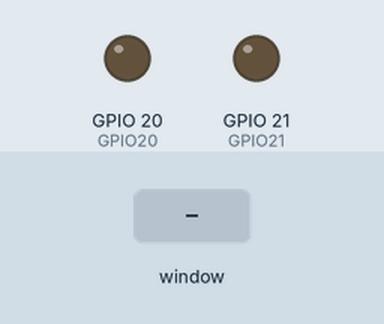
A program run on a simulated Raspberry Pi (BCM pin numbers). Shown: output pins drawn as LEDs (lit = HIGH). Inputs (shaded band) come from the test bench. The desktop window is not drawn, its controls go by their first labels and the mouse button is held 0.15 s. At 5.8 s the program stops and its outputs stay as they are.

Above: at 1.2 s.
1.3 s: control labelled "Toggle LED 20 (OFF)" in the window clicked
At 1.8 s:
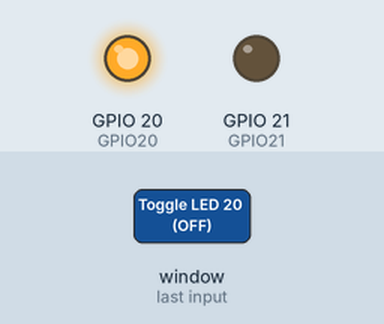
2.8 s: control labelled "Toggle LED 21 (OFF)" in the window clicked
At 4.0 s:
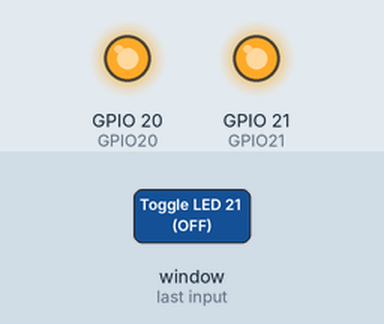
4.3 s: control labelled "Toggle LED 20 (OFF)" in the window clicked
At 5.3 s:
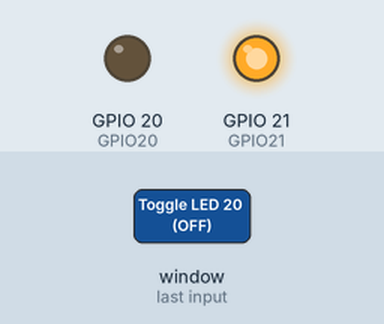
5.8 s: control labelled "Exit" in the window clicked
At 6.4 s:
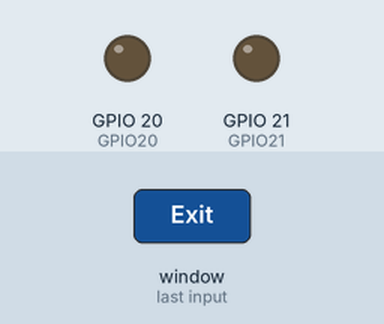
Timing chart, 0 to 7.3 s (numbered marks = the images above; inputs shaded):
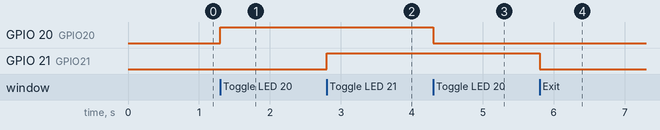

The program:

led_gui.py
```python
import tkinter as tk
from tkinter import ttk
import RPi.GPIO as GPIO

class LEDApp:
    def __init__(self, root):
        self.root = root
        self.root.title("LED Controller")
        self.root.geometry("300x150")

        # Setup GPIO
        self.GPIO20 = 20
        self.GPIO21 = 21
        GPIO.setmode(GPIO.BCM)
        GPIO.setup(self.GPIO20, GPIO.OUT)
        GPIO.setup(self.GPIO21, GPIO.OUT)
        self.led20_state = False
        self.led21_state = False

        # GUI Elements
        ttk.Label(root, text="Control LEDs on GPIO 20 and 21").pack(pady=10)
        self.btn20 = ttk.Button(root, text="Toggle LED 20 (OFF)", command=self.toggle_led20)
        self.btn20.pack(pady=5)
        self.btn21 = ttk.Button(root, text="Toggle LED 21 (OFF)", command=self.toggle_led21)
        self.btn21.pack(pady=5)
        ttk.Button(root, text="Exit", command=self.exit).pack(pady=5)

    def toggle_led20(self):
        self.led20_state = not self.led20_state
        GPIO.output(self.GPIO20, GPIO.HIGH if self.led20_state else GPIO.LOW)
        self.btn20.config(text=f"Toggle LED 20 ({'ON' if self.led20_state else 'OFF'})")

    def toggle_led21(self):
        self.led21_state = not self.led21_state
        GPIO.output(self.GPIO21, GPIO.HIGH if self.led21_state else GPIO.LOW)
        self.btn21.config(text=f"Toggle LED 21 ({'ON' if self.led21_state else 'OFF'})")

    def exit(self):
        GPIO.cleanup()
        self.root.quit()

if __name__ == "__main__":
    root = tk.Tk()
    app = LEDApp(root)
    root.mainloop()
```

Measured:
- after the input at 1.3 s, GPIO 20 (GPIO20): LOW → HIGH at once
- after the input at 2.8 s, GPIO 21 (GPIO21): LOW → HIGH at once
- after the input at 4.3 s, GPIO 20 (GPIO20): HIGH → LOW at once
- after the input at 5.8 s, GPIO 21 (GPIO21): HIGH → LOW at once
